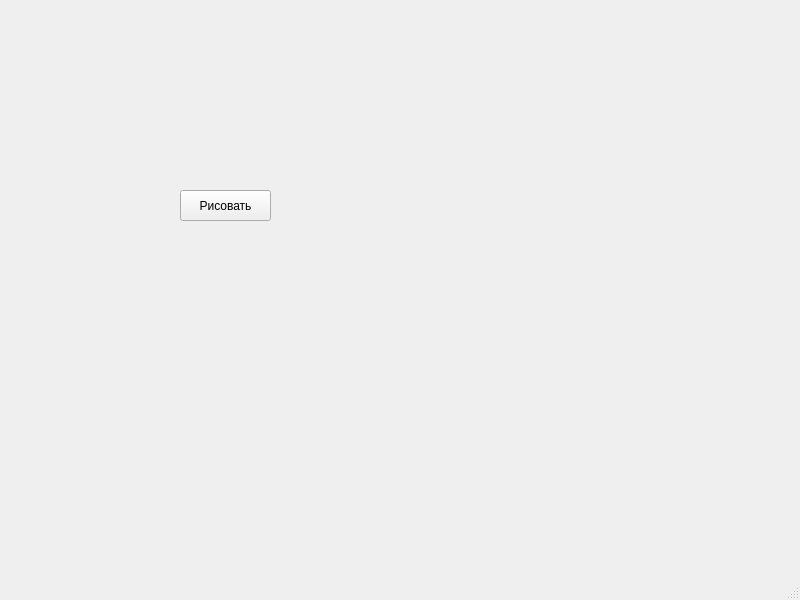
<?xml version="1.0" encoding="UTF-8"?>
<ui version="4.0">
 <class>MainWindow</class>
 <widget class="QMainWindow" name="MainWindow">
  <property name="geometry">
   <rect>
    <x>0</x>
    <y>0</y>
    <width>800</width>
    <height>600</height>
   </rect>
  </property>
  <property name="windowTitle">
   <string>MainWindow</string>
  </property>
  <widget class="QWidget" name="centralwidget">
   <widget class="QPushButton" name="pushButton">
    <property name="geometry">
     <rect>
      <x>180</x>
      <y>190</y>
      <width>91</width>
      <height>31</height>
     </rect>
    </property>
    <property name="text">
     <string>Рисовать</string>
    </property>
   </widget>
  </widget>
  <widget class="QMenuBar" name="menubar">
   <property name="geometry">
    <rect>
     <x>0</x>
     <y>0</y>
     <width>800</width>
     <height>21</height>
    </rect>
   </property>
  </widget>
  <widget class="QStatusBar" name="statusbar"/>
 </widget>
 <resources/>
 <connections/>
</ui>
